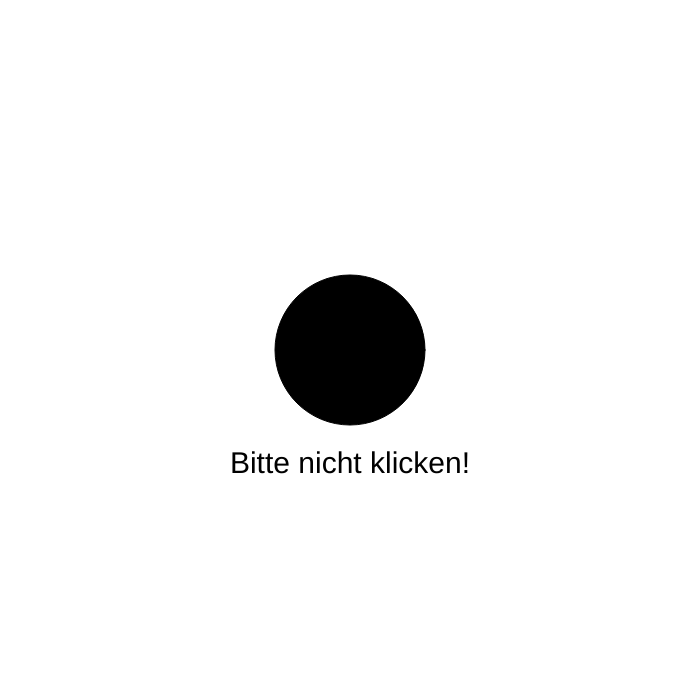
Frame 1 (no input)
Frame 60 (no input): identical to frame 1, image omitted
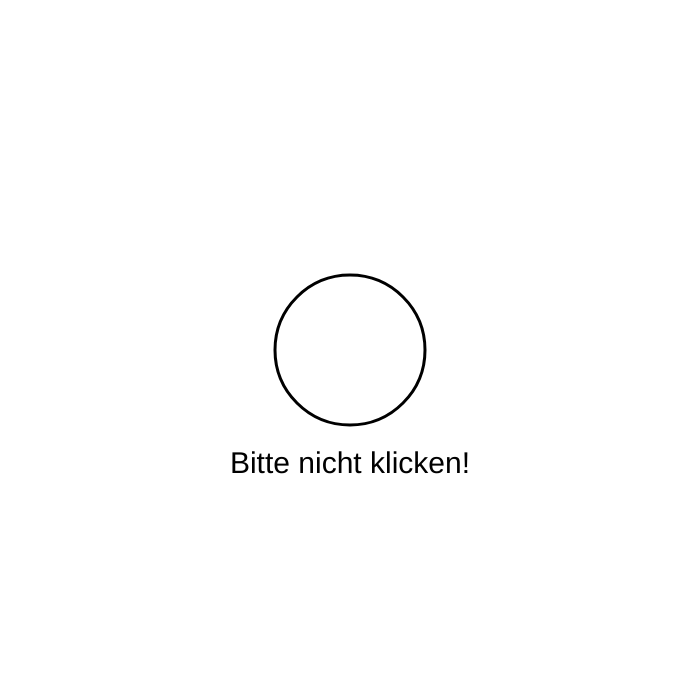
Frame 120 (the mouse pressed at the canvas centre since frame 60)

The p5.js sketch that drew these frames (run headless with seeded random() and noise() and a simulated clock; from frame 60 on, the mouse is pressed at the canvas centre):

// p5.js sketch
// ── sketch.js
let sequence = [ 'Du', 'Du', 'traust', 'dich', 'echt', 'diesen', 'Knopf', 'zu', 'drücken', 'du', 'Frechdachs', '!'];
let currentIndex = 0;
let clicked = false;

function setup() {
  createCanvas(700, 700);
}

function draw() {
  background(255);

  if (mouseX > width / 2 - 75 && mouseX < width / 2 + 75 && mouseY > height / 2 - 75 && mouseY < height / 2 + 75) {
    fill(255);
    strokeWeight(3);
    cursor(HAND);
  } else {
    fill(0);
    cursor(ARROW);
  }

  ellipse(width / 2, height / 2, 150, 150);
  textAlign(CENTER, TOP);
  fill(0);
  textSize(30)
  if (clicked) {
    text(sequence[currentIndex], width / 2, height / 2 + 100);
  } else {
    text("Bitte nicht klicken!", width / 2, height / 2 + 100);
  }
}

function mouseClicked() {
  if (mouseX > width / 2 - 75 && mouseX < width / 2 + 75 && mouseY > height / 2 - 75 && mouseY < height / 2 + 75) {
    clicked = true;
    if (sequence[currentIndex] == undefined) {

      currentIndex = 0;
      clicked = false;
    } else {
      currentIndex++;
    }
  }
}
